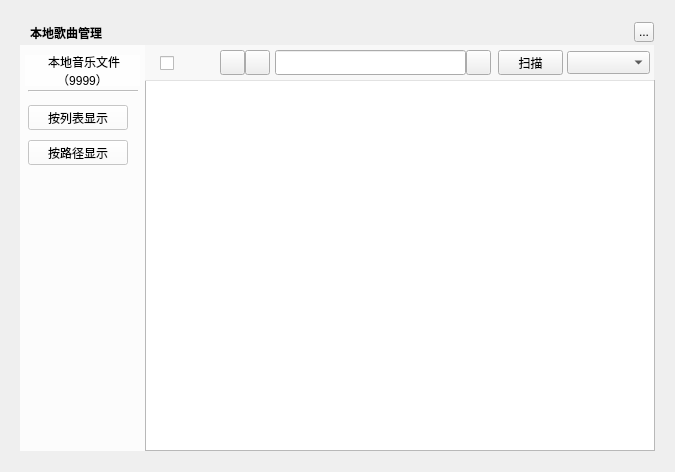
<?xml version="1.0" encoding="UTF-8"?>
<ui version="4.0">
 <class>MusicLocalSongsManagerWidget</class>
 <widget class="QWidget" name="MusicLocalSongsManagerWidget">
  <property name="geometry">
   <rect>
    <x>0</x>
    <y>0</y>
    <width>675</width>
    <height>472</height>
   </rect>
  </property>
  <property name="windowTitle">
   <string>MusicLocalSongsManagerWidget</string>
  </property>
  <property name="styleSheet">
   <string notr="true"/>
  </property>
  <widget class="QLabel" name="background">
   <property name="geometry">
    <rect>
     <x>20</x>
     <y>20</y>
     <width>635</width>
     <height>432</height>
    </rect>
   </property>
   <property name="text">
    <string/>
   </property>
  </widget>
  <widget class="QLabel" name="topTitleName">
   <property name="geometry">
    <rect>
     <x>30</x>
     <y>20</y>
     <width>100</width>
     <height>25</height>
    </rect>
   </property>
   <property name="styleSheet">
    <string notr="true">color:&quot;#FFFFFF&quot;;font-weight:bold</string>
   </property>
   <property name="text">
    <string>本地歌曲管理</string>
   </property>
  </widget>
  <widget class="QToolButton" name="topTitleCloseButton">
   <property name="geometry">
    <rect>
     <x>634</x>
     <y>22</y>
     <width>20</width>
     <height>20</height>
    </rect>
   </property>
   <property name="text">
    <string>...</string>
   </property>
  </widget>
  <widget class="QWidget" name="backgroundMask1" native="true">
   <property name="geometry">
    <rect>
     <x>20</x>
     <y>45</y>
     <width>125</width>
     <height>406</height>
    </rect>
   </property>
   <property name="styleSheet">
    <string notr="true">background:rgba(255,255,255,200)</string>
   </property>
   <widget class="QPushButton" name="showlistButton">
    <property name="geometry">
     <rect>
      <x>8</x>
      <y>60</y>
      <width>100</width>
      <height>25</height>
     </rect>
    </property>
    <property name="text">
     <string>按列表显示</string>
    </property>
   </widget>
   <widget class="QPushButton" name="showPathButton">
    <property name="geometry">
     <rect>
      <x>8</x>
      <y>95</y>
      <width>100</width>
      <height>25</height>
     </rect>
    </property>
    <property name="text">
     <string>按路径显示</string>
    </property>
   </widget>
   <widget class="QLabel" name="songCountLabel">
    <property name="geometry">
     <rect>
      <x>5</x>
      <y>10</y>
      <width>115</width>
      <height>31</height>
     </rect>
    </property>
    <property name="text">
     <string> 本地音乐文件（9999）</string>
    </property>
    <property name="alignment">
     <set>Qt::AlignCenter</set>
    </property>
    <property name="wordWrap">
     <bool>true</bool>
    </property>
   </widget>
   <widget class="Line" name="line">
    <property name="geometry">
     <rect>
      <x>8</x>
      <y>45</y>
      <width>110</width>
      <height>2</height>
     </rect>
    </property>
    <property name="orientation">
     <enum>Qt::Horizontal</enum>
    </property>
   </widget>
  </widget>
  <widget class="MusicLocalSongsTableWidget" name="songlistsTable">
   <property name="geometry">
    <rect>
     <x>145</x>
     <y>80</y>
     <width>510</width>
     <height>371</height>
    </rect>
   </property>
  </widget>
  <widget class="QWidget" name="toolWidget" native="true">
   <property name="geometry">
    <rect>
     <x>145</x>
     <y>45</y>
     <width>509</width>
     <height>36</height>
    </rect>
   </property>
   <widget class="QCheckBox" name="allSelectedcheckBox">
    <property name="geometry">
     <rect>
      <x>15</x>
      <y>10</y>
      <width>48</width>
      <height>16</height>
     </rect>
    </property>
   </widget>
   <widget class="QToolButton" name="auditionButton">
    <property name="geometry">
     <rect>
      <x>75</x>
      <y>5</y>
      <width>25</width>
      <height>25</height>
     </rect>
    </property>
   </widget>
   <widget class="QToolButton" name="addButton">
    <property name="geometry">
     <rect>
      <x>100</x>
      <y>5</y>
      <width>25</width>
      <height>25</height>
     </rect>
    </property>
   </widget>
   <widget class="QLineEdit" name="searchLineEdit">
    <property name="geometry">
     <rect>
      <x>130</x>
      <y>5</y>
      <width>191</width>
      <height>25</height>
     </rect>
    </property>
    <property name="styleSheet">
     <string notr="true">border-image: url(:/image/searchline);color:#6495ED;</string>
    </property>
   </widget>
   <widget class="QPushButton" name="scanButton">
    <property name="geometry">
     <rect>
      <x>353</x>
      <y>5</y>
      <width>65</width>
      <height>25</height>
     </rect>
    </property>
    <property name="text">
     <string>扫描</string>
    </property>
   </widget>
   <widget class="QPushButton" name="searchLineLabel">
    <property name="geometry">
     <rect>
      <x>321</x>
      <y>5</y>
      <width>25</width>
      <height>25</height>
     </rect>
    </property>
    <property name="styleSheet">
     <string notr="true">border-image: url(:/share/searchlineleft);</string>
    </property>
   </widget>
   <widget class="QComboBox" name="filterComboBox">
    <property name="geometry">
     <rect>
      <x>422</x>
      <y>6</y>
      <width>83</width>
      <height>23</height>
     </rect>
    </property>
   </widget>
   <widget class="QWidget" name="backgroundMask2" native="true">
    <property name="geometry">
     <rect>
      <x>0</x>
      <y>0</y>
      <width>510</width>
      <height>40</height>
     </rect>
    </property>
    <property name="styleSheet">
     <string notr="true">background:rgba(255,255,255,150)</string>
    </property>
   </widget>
   <zorder>backgroundMask2</zorder>
   <zorder>allSelectedcheckBox</zorder>
   <zorder>auditionButton</zorder>
   <zorder>addButton</zorder>
   <zorder>searchLineEdit</zorder>
   <zorder>scanButton</zorder>
   <zorder>searchLineLabel</zorder>
   <zorder>filterComboBox</zorder>
  </widget>
  <widget class="QLabel" name="loadingLabel">
   <property name="geometry">
    <rect>
     <x>290</x>
     <y>240</y>
     <width>220</width>
     <height>19</height>
    </rect>
   </property>
   <property name="text">
    <string/>
   </property>
  </widget>
 </widget>
 <customwidgets>
  <customwidget>
   <class>MusicLocalSongsTableWidget</class>
   <extends>QTableWidget</extends>
   <header>musiclocalsongstablewidget.h</header>
  </customwidget>
 </customwidgets>
 <resources/>
 <connections/>
</ui>
